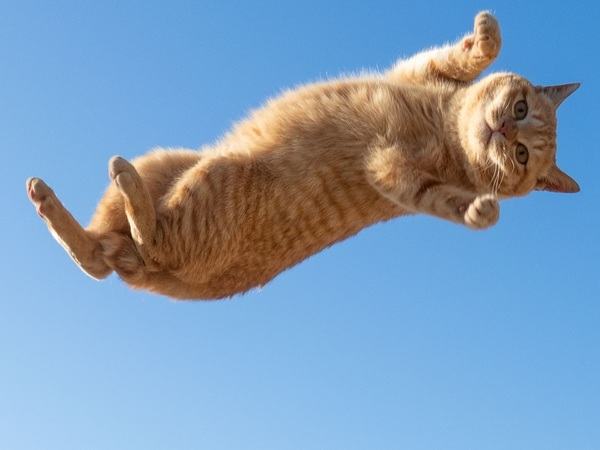
#> input picture hw1_opencv/cat.jpg, 600 x 450 px
$ python color_convert.py
#> lines starting #> are read from the running program, lines starting #| are printed output that depends on the picture
import numpy as np
import cv2

img = cv2.imread("./cat.jpg")
#> img is the input picture: shape (450, 600, 3); mean B, G, R 185.7, 156.9, 127.6

img_gray = cv2.cvtColor(img, cv2.COLOR_BGR2GRAY)
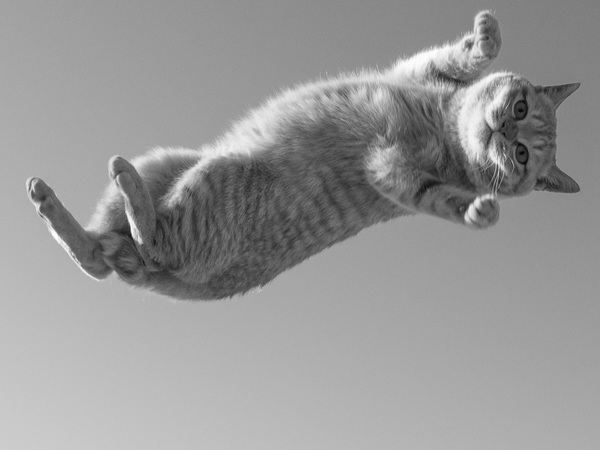
#> img_gray: shape (450, 600); min 4, max 254, mean 151.4
img_hsv = cv2.cvtColor(img, cv2.COLOR_BGR2HSV)
#> img_hsv: shape (450, 600, 3); mean H, S, V 80.1, 122.7, 204.5
img_ycrcb = cv2.cvtColor(img, cv2.COLOR_BGR2YCrCb)
#> img_ycrcb: shape (450, 600, 3); mean of channels 0, 1, 2 151.4, 111, 147.3

cv2.imwrite( "./img_gray.jpg", img_gray)
cv2.imwrite( "./img_hsv.jpg", img_hsv)
cv2.imwrite( "./img_ycrcb.jpg", img_ycrcb)

# img RGB
height = img.shape[0]
#> height = 450
width  = img.shape[1]
#> width = 600

img_R = np.zeros((height, width, 3), np.uint8)
img_G = np.zeros((height, width, 3), np.uint8)
img_B = np.zeros((height, width, 3), np.uint8)

img_R[:, :, 2] = img[:, :, 2]
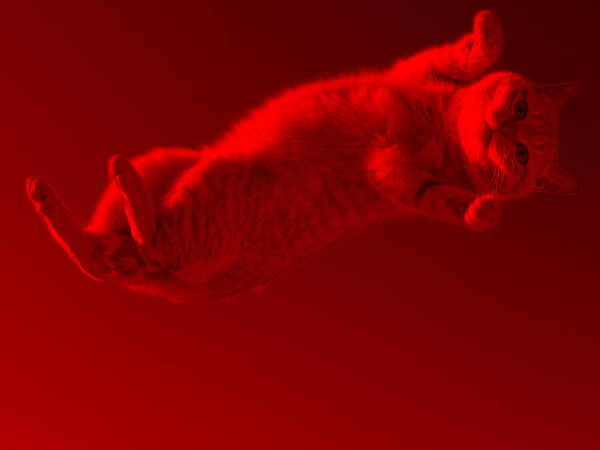
#> img_R: shape (450, 600, 3); mean B, G, R 0, 0, 127.6
img_G[:, :, 1] = img[:, :, 1]
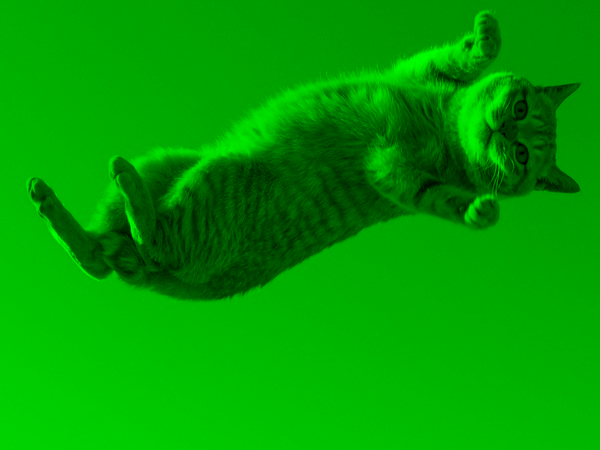
#> img_G: shape (450, 600, 3); mean B, G, R 0, 156.9, 0
img_B[:, :, 0] = img[:, :, 0]
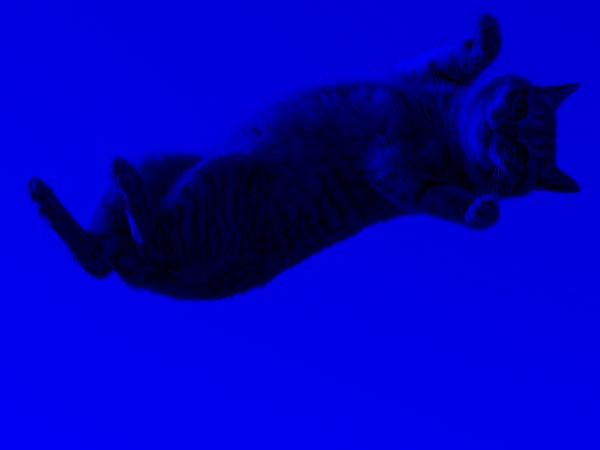
#> img_B: shape (450, 600, 3); mean B, G, R 185.7, 0, 0

cv2.imwrite( "./img_R.jpg", img_R)
cv2.imwrite( "./img_G.jpg", img_G)
cv2.imwrite( "./img_B.jpg", img_B)

# show pictures
cv2.imshow( "show_img_gray", img_gray)
cv2.imshow( "show_img_hsv", img_hsv)
cv2.imshow( "show_img_ycrcb", img_ycrcb)
cv2.imshow( "show_img_R.jpg", img_R)
cv2.imshow( "show_img_G.jpg", img_G)
cv2.imshow( "show_img_B.jpg", img_B)
cv2. waitKey(0)
